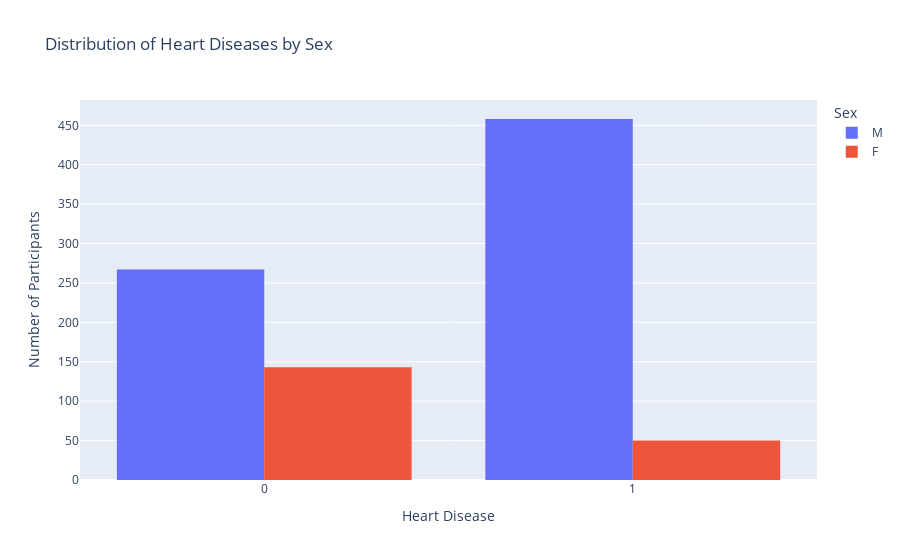

Notebook source saved alongside this figure:
### Markdown cell above
Besides being able to compare the ratio between two values/classes (male to female), we can also use histograms to showcase many categories at once. This is particularly useful if we want to differenciate the number of people with/without heart diseases based on Sex.

### Code cell
# Histogram showing the distribution of HD by Sex
hd_Figure = px.histogram(df, x="HeartDisease",
                 color="Sex",
                 hover_data=df.columns,
                 title="Distribution of Heart Diseases by Sex",
                 barmode="group")

# Edits the X and Y Axis labels
hd_Figure.update_layout(
    xaxis_title="Heart Disease", yaxis_title="Number of Participants"
)

# Calculates the percentage of each
numMales_hd = round((df[(df["Sex"] == "M") & (df["HeartDisease"] == 1)].value_counts().sum() / numMales) * 100, 2)
numFemales_hd = round((df[(df["Sex"] == "F") & (df["HeartDisease"] == 1)].value_counts().sum() / numFemales) * 100, 2)
print("Percentage of Males with Heart Disease: ", numMales_hd, "%")
print("Percentage of Males with Heart Disease: ", numFemales_hd, "%")


# Shows the plot
hd_Figure.show()

### Figure 1 — Plotly figure (JSON) as saved in the notebook; plotly's stock layout.template omitted (floating-point values rounded to 4 significant figures; data arrays with more than 128 entries replaced by an {"elided": "..."} marker saying what was removed)
{"data": [{"alignmentgroup": "True", "bingroup": "x", "hovertemplate": "Sex=M<br>HeartDisease=%{x}<br>count=%{y}<extra></extra>", "legendgroup": "M", "marker": {"color": "#636efa", "pattern": {"shape": ""}}, "name": "M", "offsetgroup": "M", "orientation": "v", "showlegend": true, "type": "histogram", "x": {"elided": "725 int values"}, "xaxis": "x", "yaxis": "y"}, {"alignmentgroup": "True", "bingroup": "x", "hovertemplate": "Sex=F<br>HeartDisease=%{x}<br>count=%{y}<extra></extra>", "legendgroup": "F", "marker": {"color": "#EF553B", "pattern": {"shape": ""}}, "name": "F", "offsetgroup": "F", "orientation": "v", "showlegend": true, "type": "histogram", "x": {"elided": "193 int values"}, "xaxis": "x", "yaxis": "y"}], "layout": {"barmode": "group", "legend": {"title": {"text": "Sex"}, "tracegroupgap": 0}, "title": {"text": "Distribution of Heart Diseases by Sex"}, "xaxis": {"anchor": "y", "domain": [0, 1], "title": {"text": "Heart Disease"}}, "yaxis": {"anchor": "x", "domain": [0, 1], "title": {"text": "Number of Participants"}}}}
